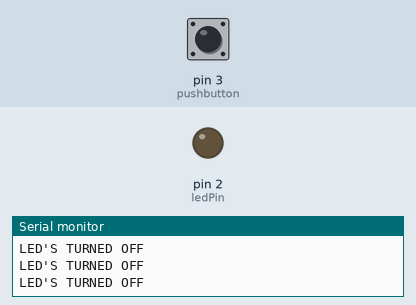
Bench run of a sketch on a simulated Arduino Uno, built with avr-gcc and run on an emulated ATmega328P. Parts: output pins drawn as LEDs (lit = HIGH), the last lines printed to the serial monitor. Inputs (shaded band) come from the test bench; at power-on: pin 3 (pushbutton) HIGH.

Above: at 6.8 s.
6.9 s: pin 3 (pushbutton) pulled LOW for 3 s
At 9.8 s:
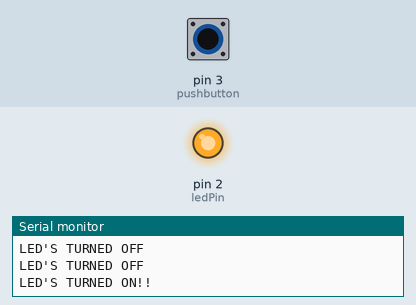
Timing chart, 0 to 13.5 s (numbered marks = the images above; inputs shaded):
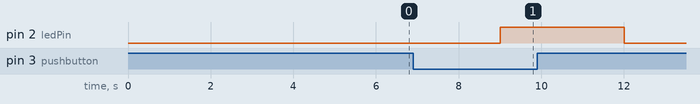

The sketch:

PushbuttonIfElse.ino
```cpp
int pushbutton = 3 ;
int ledPin = 2;
void setup() {
  // put your setup code here, to run once:
  pinMode(pushbutton, INPUT_PULLUP); // We use INPUT_PULLUP since when the push button isnt pressed that is when it is HIGH, the button gives float values means unstable results
  // such as ON or OFF. So to avoid this problem and to make sure that during HIGH (means when button is not pressed) it has to be in OFF STATE ONLY AND WHEN IT IS PUSHED IT HAS
  //TO BE IN ON STATE ONLY.
  pinMode(ledPin, OUTPUT);
  Serial.begin(9600);
}

void loop() {
  // put your main code here, to run repeatedly:
  int buttonState;
  buttonState = digitalRead(pushbutton);

  if (buttonState == HIGH){ //Here if buttonState is HIGH that means the push button is not pressed
    digitalWrite(ledPin, LOW);
    Serial.println("LED'S TURNED OFF");


  }else{
    digitalWrite(ledPin, HIGH);
    Serial.println("LED'S TURNED ON!!");
  }
  delay(3000);
}
```

Measured:
- after the input at 6.9 s, pin 2 (ledPin): LOW → HIGH after 2.1 s, → LOW 3.0 s later
